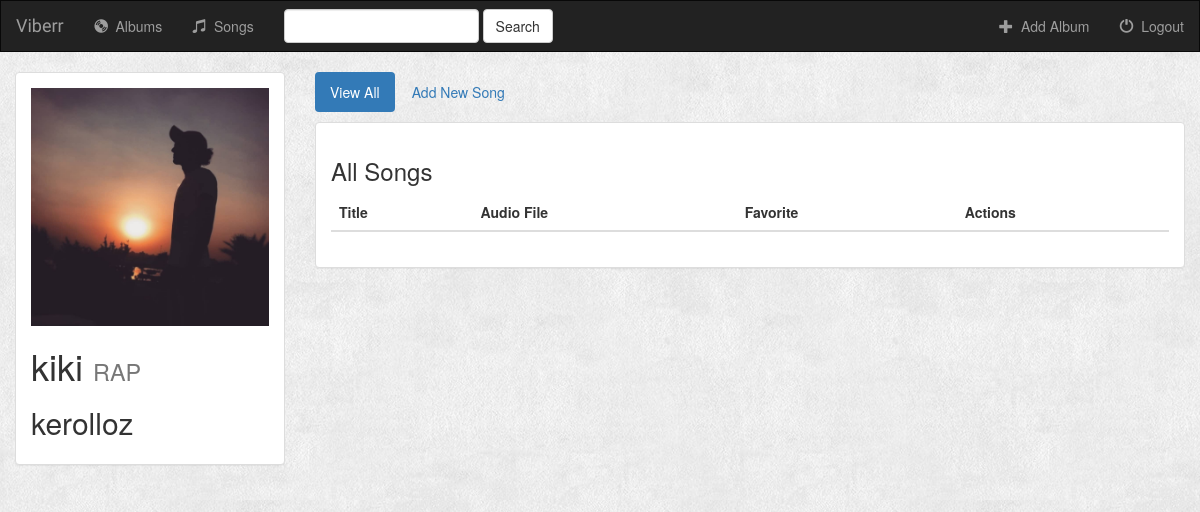
The app's page /music/1/ with its own data.
### music/models.py (models this page shows, shortened)
class Album(models.Model):
    artist = models.CharField(max_length=250)
    album_title = models.CharField(max_length=500)
    genre = models.CharField(max_length=100)
    album_logo = models.FileField()
    def __str__(self):
        return self.album_title + ' - ' + self.artist

### music/views.py (the view)
# urls.py: url(r'^(?P<pk>[0-9]+)/$', views.DetailView.as_view(), name='detail'),
class DetailView(generic.DetailView):
    model = Album
    template_name = 'music/detail.html'

### music/templates/music/detail.html (shortened to what this page needs)
{% extends 'music/base.html' %}
{% block body %}
<div class="container-fluid songs-container">
    <div class="row">
        <div class="col-sm-4 col-md-3">
            <div class="panel panel-default">
                <div class="panel-body">
                    <a href="{% url 'music:detail' album.id %}">
                        {% if album.album_logo %}
                            <img src="{{ album.album_logo.url }}" class="img-responsive">
                        {% else %}
                            <h3>No image to display</h3>
                        {% endif %}
                    </a>
                    <h1>{{ album.album_title }} <small>{{ album.genre }}</small></h1>
                    <h2>{{ album.artist }}</h2>
                </div>
            </div>
        </div>
        <div class="col-sm-8 col-md-9">
            <ul class="nav nav-pills" style="margin-bottom: 10px;">
                <li role="presentation" class="active"><a href="{% url 'music:detail' album.id %}">View All</a></li>
                <li role="presentation"><a href="#">Add New Song</a></li>
            </ul>
            <div class="panel panel-default">
                <div class="panel-body">
                    <h3>All Songs</h3>
                    <table class="table">
                        <thead>
                        <tr>
                            <th>Title</th>
                            <th>Audio File</th>
                            <th>Favorite</th>
                            <th>Actions</th>
                        </tr>
                        </thead>
                    </table>
                </div>
            </div>
        </div>
    </div>
</div>
{% endblock %}

### music/static/music/style.css (style rules this page uses)
body { background: white url("images/background.jpg"); }

### records on screen
Album: album_logo (picture), album_title "kiki", genre "RAP", artist "kerolloz"
